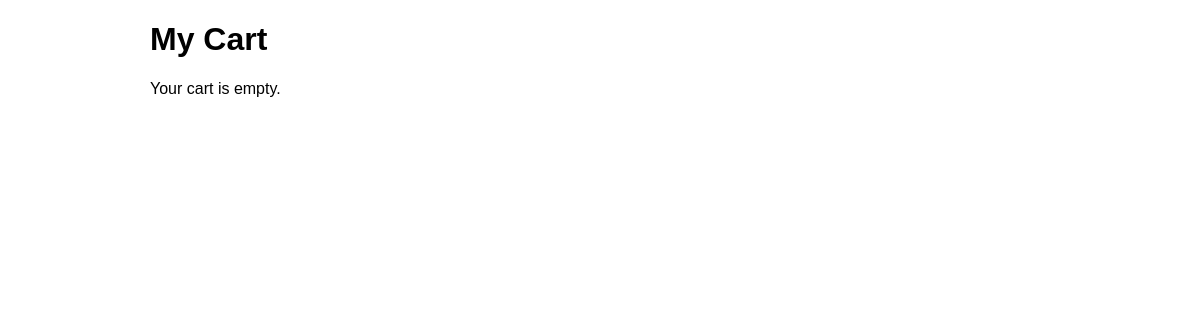
The app's page /api/cart/ (signed in), older data.
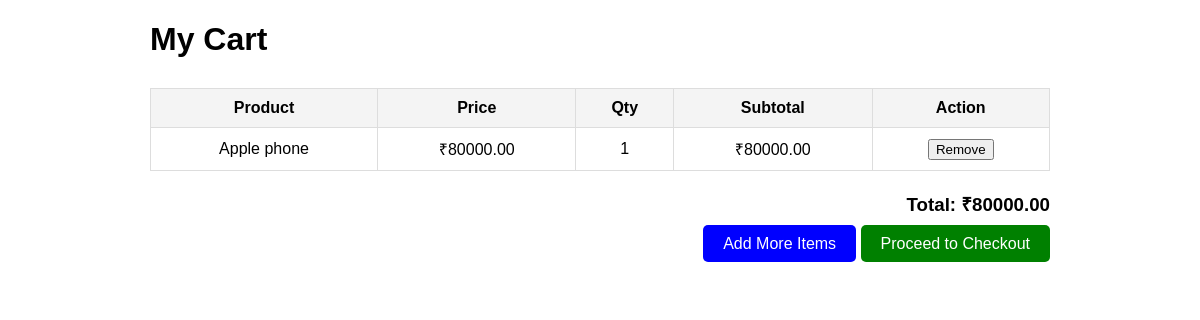
The same page, newer data.
### store/models.py (models this page shows, shortened)
class CartItem(models.Model):
    user=models.ForeignKey(User,on_delete=models.CASCADE,related_name='cart_items')
    product=models.ForeignKey(Product,on_delete=models.CASCADE)
    quantity=models.PositiveIntegerField(default=1)
    added_at=models.DateTimeField(auto_now_add=True)
    class Meta:
        unique_together=('user','product')

class Product(models.Model):
    name=models.CharField(max_length=50)
    description=models.TextField()
    price=models.DecimalField(max_digits=10,decimal_places=2)
    category=models.CharField(max_length=50)
    image=models.ImageField(upload_to='products/')

### store/views.py (the view)
# urls.py: path('cart/', views.CartView.as_view(), name='cart'),
class CartView(View):
    def get(self, request):
        cart_items = CartItem.objects.filter(user=request.user)
        for item in cart_items:
            item.subtotal = item.product.price * item.quantity
        total = sum(item.subtotal for item in cart_items)
        context = {
            'cart_items': cart_items,
            'total': total
        }
        return render(request, 'store/cart.html', context)

### templates/store/cart.html (shortened to what this page needs)
<!DOCTYPE html>
<html>
<head>
</head>
<body>
    <h1>My Cart</h1>
    {% if cart_items %}
    <table>
        <tr>
            <th>Product</th>
            <th>Price</th>
            <th>Qty</th>
            <th>Subtotal</th>
            <th>Action</th>
        </tr>
        {% for item in cart_items %}
        <tr>
            <td>{{ item.product.name }}</td>
            <td>₹{{ item.product.price }}</td>
            <td>{{ item.quantity }}</td>
            <td>₹{{ item.subtotal }}</td>
            <td>
                <form method="post" action="{% url 'remove-from-cart' item.id %}">
                    <button type="submit">Remove</button>
                </form>
            </td>
        </tr>
        {% endfor %}
    </table>
    <div class="total">
        <h3>Total: ₹{{ total }}</h3>
        <a href="{% url 'shop' %}" class="AddMore-btn">Add More Items</a>
        <a href="{% url 'checkout' %}" class="checkout-btn">Proceed to Checkout</a>
    </div>
    {% else %}
        <p>Your cart is empty.</p>
    {% endif %}
</body>
</html>

### templates/store/cart.html (style rules this page uses)
body { font-family: Arial; max-width: 900px; margin: auto; }
table { width: 100%; border-collapse: collapse; margin-top: 30px; }
th, td { padding: 10px; border: 1px solid #ddd; text-align: center; }
th { background-color: #f4f4f4; }
.total { text-align: right; margin-top: 20px; }
.checkout-btn { padding: 10px 20px; background: green; color: white; text-decoration: none; border-radius: 5px; }
.AddMore-btn { padding: 10px 20px;margin-top:50px; background: blue; color: white; text-decoration: none; border-radius: 5px; }

Row changes from the older to the newer data that the page shows:
added CartItem: product.name "Apple phone", product.price "80000.00", quantity "1", subtotal "80000.00"
Text that changed along with them:
{{ total }}: (not shown) → "80000.00"
text no longer shown: "Your cart is empty."
text now shown: "Product Price Qty Subtotal Action Total: ₹ Add More Items Proceed to Checkout"
